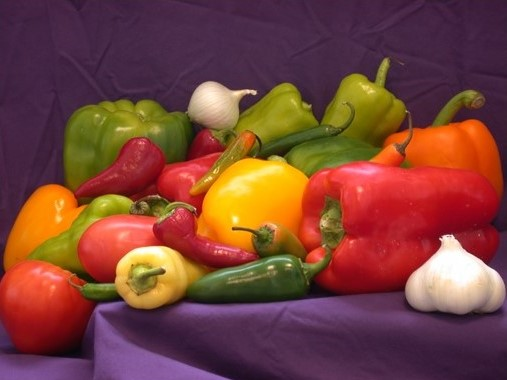
#> input picture wp.jpg, 507 x 380 px, found by its file name
$ python akusisi-representasi.py
#> lines starting #> are read from the running program, lines starting #| are printed output that depends on the picture
import cv2
import numpy as np
from matplotlib import pyplot as plt
# Membaca gambar
image = cv2.imread('wp.jpg', cv2.IMREAD_GRAYSCALE)
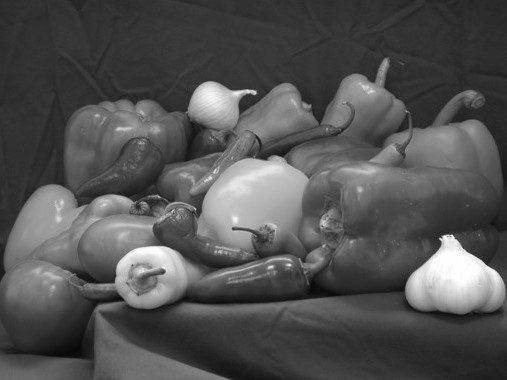
#> image: shape (380, 507); min 7, max 255, mean 82.2
# Menampilkan gambar
cv2.imshow('Original Image', image)
cv2.waitKey(0)
# Menampilkan histogram
plt.hist(image.ravel(), 256, [0,256])
plt.title('Histogram of Image')
plt.show()
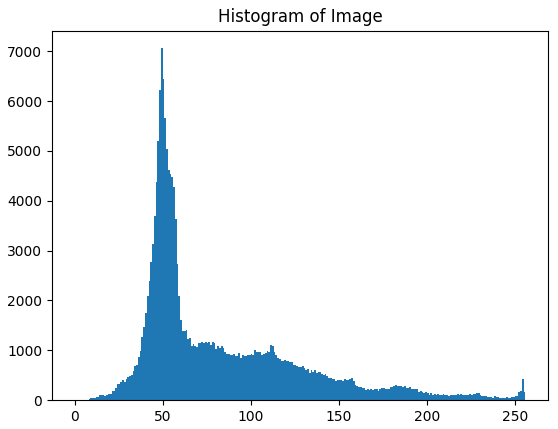
#> figure drawn by matplotlib, 1 panel; tallest bar 7060 high, from x = 49 to 50
# Menutup jendela OpenCV
cv2.destroyAllWindows()

$ run again, with dh.jpg copied over wp.jpg
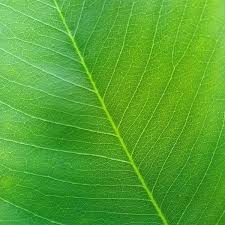
#> input picture dh.jpg, 225 x 225 px, found by its file name
#> `image = cv2.imread('wp.jpg', cv2.IMREAD_GRAYSCALE)`:
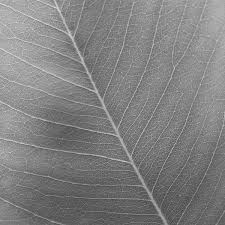
#> image: shape (225, 225); min 50, max 222, mean 128.4
#> `plt.show()`:
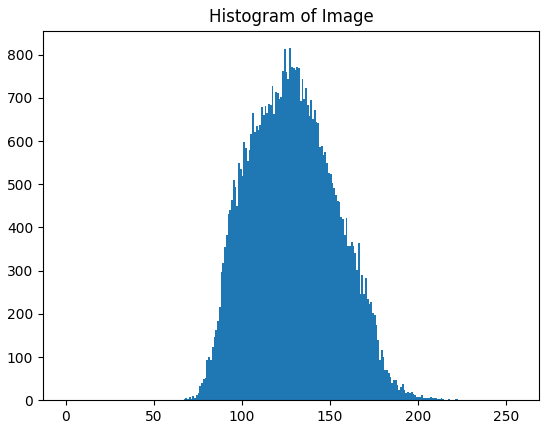
#> figure drawn by matplotlib, 1 panel; tallest bar 815 high, from x = 127 to 128

$ run again, with dk.jpg copied over wp.jpg
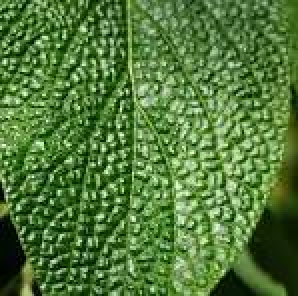
#> input picture dk.jpg, 149 x 148 px, found by its file name (shown 2 times larger)
#> `image = cv2.imread('wp.jpg', cv2.IMREAD_GRAYSCALE)`:
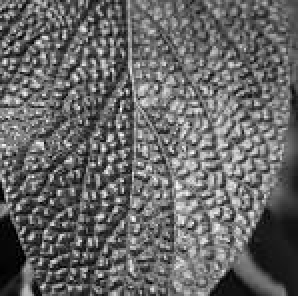
#> image: shape (148, 149) (shown 2 times larger); min 0, max 255, mean 102.5
#> `plt.show()`:
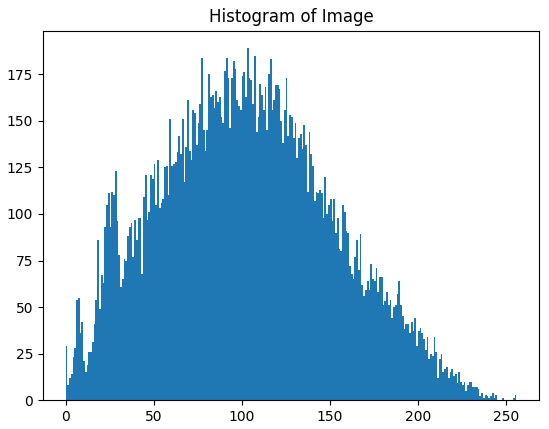
#> figure drawn by matplotlib, 1 panel; tallest bar 189 high, from x = 103 to 104

$ run again, with hh.jpg copied over wp.jpg
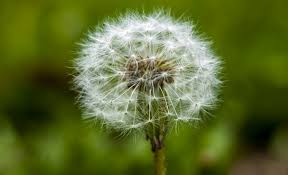
#> input picture hh.jpg, 288 x 175 px, found by its file name
#> `image = cv2.imread('wp.jpg', cv2.IMREAD_GRAYSCALE)`:
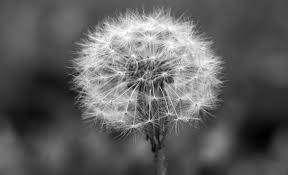
#> image: shape (175, 288); min 0, max 255, mean 95.5
#> `plt.show()`:
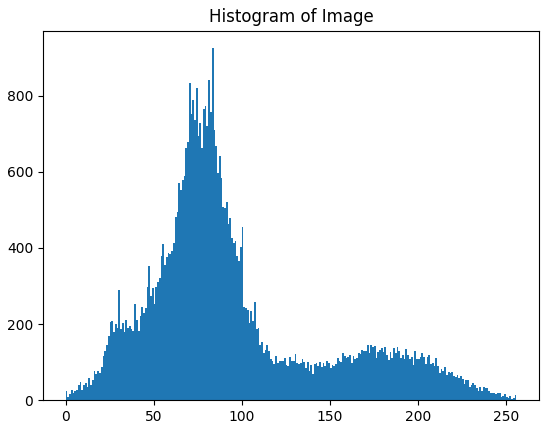
#> figure drawn by matplotlib, 1 panel; tallest bar 925 high, from x = 83 to 84
